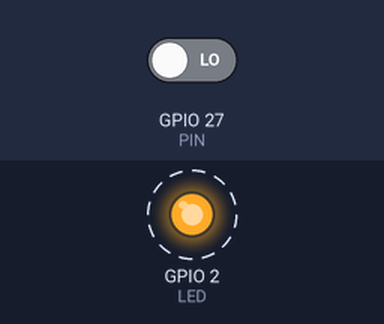
The sketch below on a simulated ESP32. Parts: output pins drawn as LEDs (lit = HIGH). Dashed ring = blinking. The test bench sets the inputs (shaded band); at power-on: GPIO 27 (PIN) LOW. What the sketch prints to the serial monitor is not drawn.

Above: at 0.1 s.
1.6 s: GPIO 27 (PIN) driven HIGH
4.5 s: GPIO 27 (PIN) driven LOW
Timing chart, 0 to 13.4 s (numbered marks = the images above; inputs shaded):
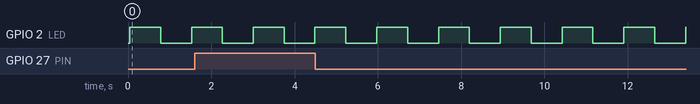

Measured:
- by itself, GPIO 2 (LED): alternates HIGH for 0.74 s and LOW for 0.74 s

The sketch:

wiring_diag.ino
```cpp
// Wiring diagnostic: probes GPIO27 with internal pull-up vs pull-down
// to infer what's electrically connected.
const int PIN = 27;
const int LED = 2;

void setup() {
  Serial.begin(115200);
  pinMode(LED, OUTPUT);
}

void loop() {
  pinMode(PIN, INPUT_PULLUP);
  delay(20);
  int up = digitalRead(PIN);
  pinMode(PIN, INPUT_PULLDOWN);
  delay(20);
  int down = digitalRead(PIN);

  Serial.printf("pullup=%d pulldown=%d -> ", up, down);
  if (up == HIGH && down == LOW)  Serial.println("FLOATING or SENSOR-IDLE (can't distinguish; magnet test decides)");
  if (up == LOW  && down == LOW)  Serial.println("PIN HELD LOW: sensor active (magnet!) or OUT shorted to GND");
  if (up == HIGH && down == HIGH) Serial.println("PIN HELD HIGH: miswired - something drives 27 high");
  if (up == LOW  && down == HIGH) Serial.println("ERRATIC: loose contact");
  digitalWrite(LED, !digitalRead(LED)); // heartbeat blink
  delay(700);
}
```
